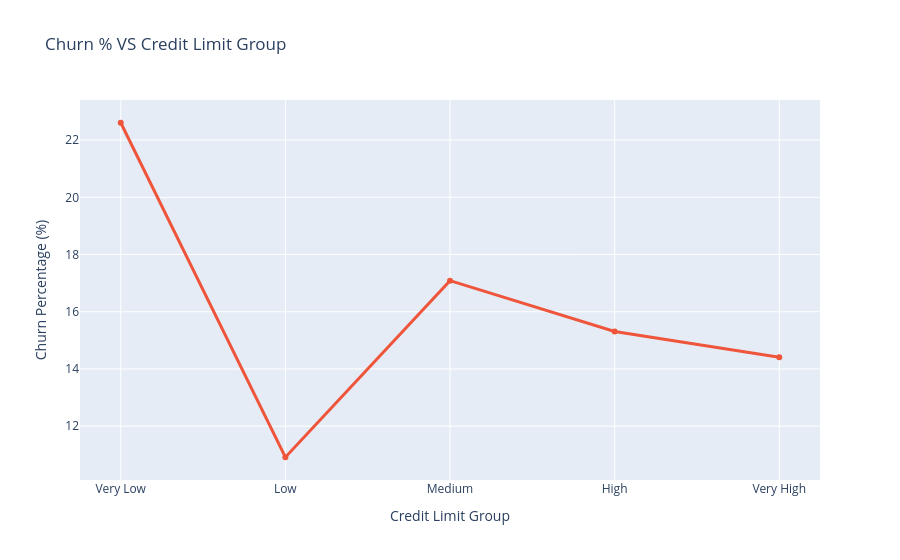

The notebook cell saved with this chart:
### Code cell
fig = go.Figure()

fig.add_scatter(
    x=churn_credit["Credit_Limit_Group"],
    y=churn_credit["Churn Percentage"],
    name="Churn Percentage (%)",
    mode="lines+markers",
    line=dict(color="#EF553B", width=3)
)

fig.update_layout(
    title="Churn % VS Credit Limit Group",
    xaxis_title="Credit Limit Group",
    yaxis_title="Churn Percentage (%)"
)

fig.show()

### Figure 1 — Plotly figure (JSON) as saved in the notebook; plotly's stock layout.template omitted (floating-point values rounded to 4 significant figures)
{"data": [{"line": {"color": "#EF553B", "width": 3}, "mode": "lines+markers", "name": "Churn Percentage (%)", "type": "scatter", "x": ["Very Low", "Low", "Medium", "High", "Very High"], "y": [22.61, 10.91, 17.09, 15.31, 14.41]}], "layout": {"title": {"text": "Churn % VS Credit Limit Group"}, "xaxis": {"title": {"text": "Credit Limit Group"}}, "yaxis": {"title": {"text": "Churn Percentage (%)"}}}}
